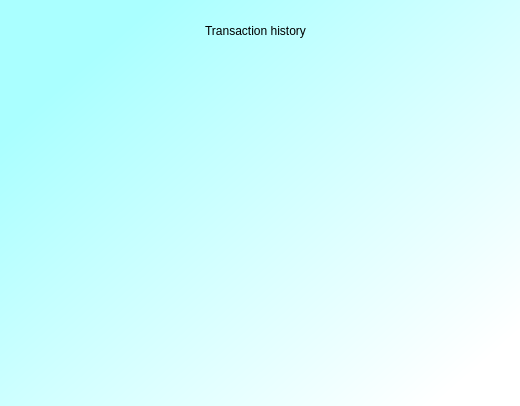
<?xml version="1.0" encoding="UTF-8"?>
<ui version="4.0">
 <class>Dialog</class>
 <widget class="QDialog" name="Dialog">
  <property name="geometry">
   <rect>
    <x>0</x>
    <y>0</y>
    <width>520</width>
    <height>406</height>
   </rect>
  </property>
  <property name="windowTitle">
   <string>Dialog</string>
  </property>
  <widget class="QWidget" name="bgwidget" native="true">
   <property name="geometry">
    <rect>
     <x>0</x>
     <y>0</y>
     <width>521</width>
     <height>411</height>
    </rect>
   </property>
   <property name="styleSheet">
    <string notr="true">QWidget#bgwidget{
background-color:qlineargradient(spread:pad, x1:0.124955, y1:0.199, x2:0.909091, y2:0.903, stop:0 rgba(170, 255, 255, 255), stop:1 rgba(255, 255, 255, 255));
}</string>
   </property>
   <widget class="QLabel" name="label">
    <property name="geometry">
     <rect>
      <x>80</x>
      <y>10</y>
      <width>351</width>
      <height>41</height>
     </rect>
    </property>
    <property name="styleSheet">
     <string notr="true">font: 700 12pt &quot;Segoe UI&quot;;</string>
    </property>
    <property name="text">
     <string>Transaction history</string>
    </property>
    <property name="alignment">
     <set>Qt::AlignmentFlag::AlignCenter</set>
    </property>
   </widget>
   <widget class="QTableView" name="tableView">
    <property name="geometry">
     <rect>
      <x>25</x>
      <y>81</y>
      <width>471</width>
      <height>311</height>
     </rect>
    </property>
    <property name="styleSheet">
     <string notr="true">background-color:transparent;</string>
    </property>
   </widget>
  </widget>
 </widget>
 <resources/>
 <connections/>
</ui>
